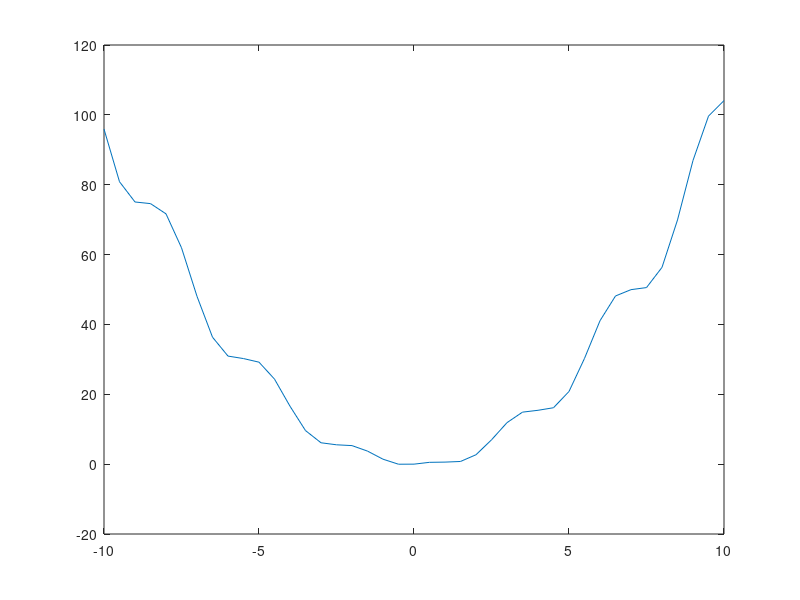
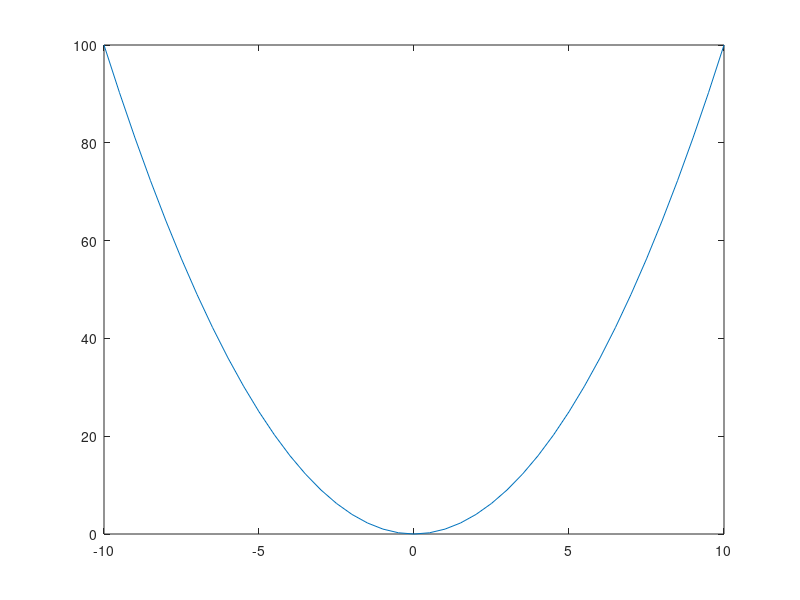
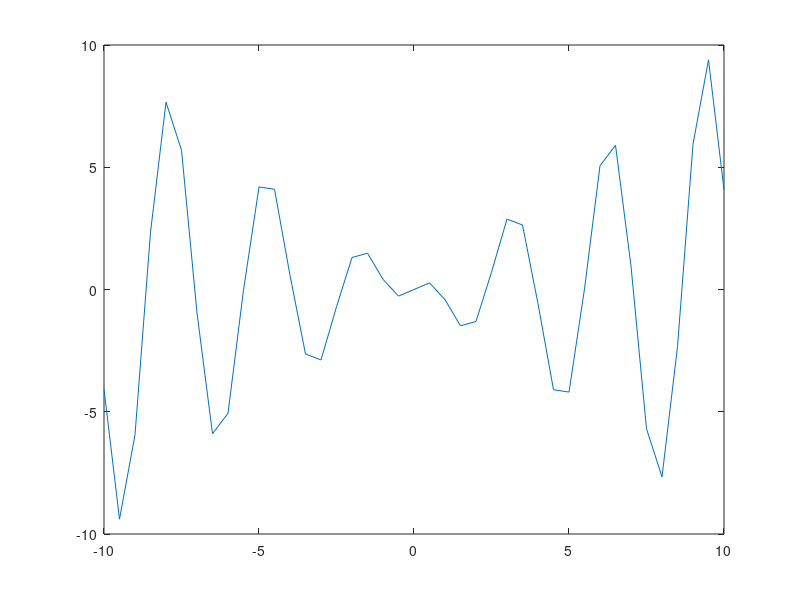

These figures' MATLAB source, in order:
t=-10:0.5:10;
X= t.*cos(2.*t)+t.^2;
figure('Name','Señal Completa');
plot(t,X)

X= t.^2;
figure('Name','Parte Par');
plot(t,X)

X= t.*cos(2.*t);
figure('Name','Parte Impar');
plot(t,X)

